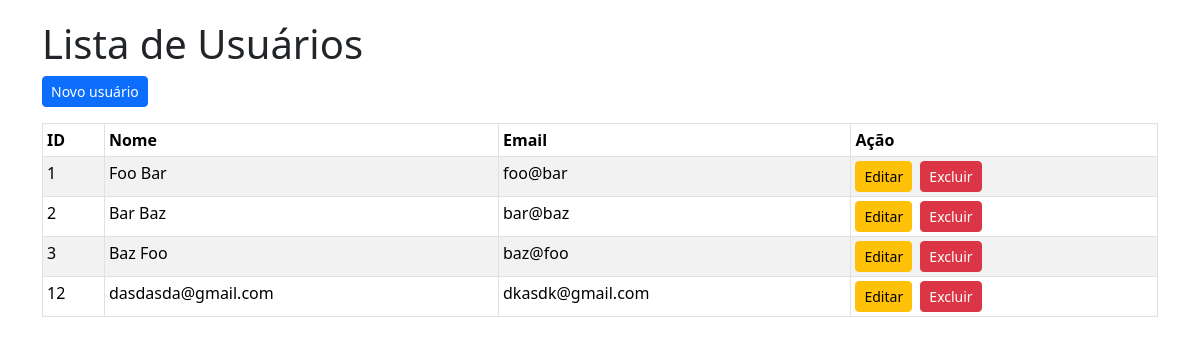
Before: / with the older database file.
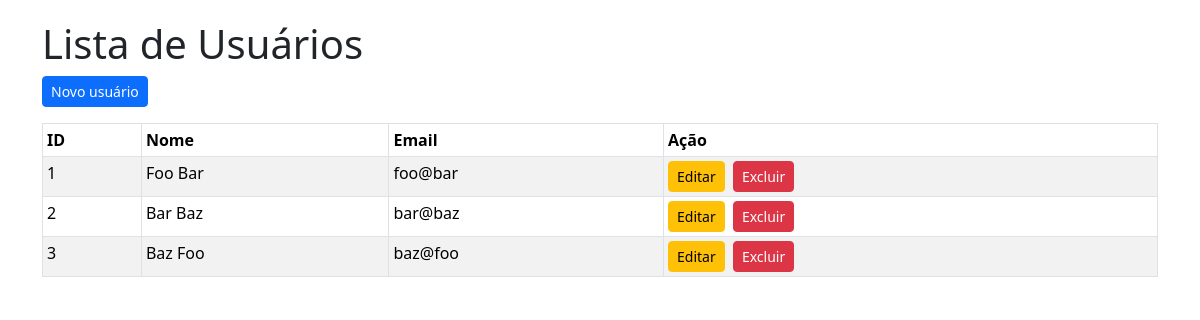
After: the same page with the newer database file.
### tables this page shows
CREATE TABLE users(
    id INTEGER PRIMARY KEY,
    name varchar(100) NOT NULL,
    email varchar(100) NOT NULL
);

### app/Controllers/UserController.php (called while the page is built, shortened)
<?php
require_once __DIR__ . '/../Models/User.php';
class UserController
{
    public function index()
    {
        $users = User::list();
        include __DIR__ . '/../Views/users/index.php';
    }
}

### connection.php (called while the page is built, shortened)
<?php
class Connection
{
    private $databaseFile;
    private $connection;
    public function __construct()
    {
        $this->databaseFile = realpath(__DIR__ . "/database/db.sqlite");
    }
    private function connect()
    {
        return $this->connection = new PDO("sqlite:{$this->databaseFile}");
    }
    public function getConnection()
    {
        return $this->connection ?: $this->connection = $this->connect();
    }
    public function query($query)
    {
        $result = $this->getConnection()->query($query);
        $result->setFetchMode(PDO::FETCH_INTO, new stdClass);
        return $result;
    }
}

### app/Models/User.php (called while the page is built, shortened)
<?php
require_once __DIR__ . '/../../connection.php';
class User
{
    public static function list()
    {
        $connection = new Connection();
        return $connection->query("SELECT * FROM users");
    }
}

### app/Views/users/index.php (the view, shortened to what this page needs)
<!DOCTYPE html>
<html lang="pt">
<head>
    <link href="https://cdn.jsdelivr.net/npm/bootstrap@5.3.3/dist/css/bootstrap.min.css" rel="stylesheet">
    <link rel="stylesheet" type="text/css" href="css/style.css">
</head>
<body>
    <div class="container">
        <h1>Lista de Usuários</h1>
        <a href="?page=user_create" class="btn btn-primary btn-sm mb-3">Novo usuário</a>
        <table class="table table-striped table-hover table-bordered table-sm">
            <thead>
                <tr>
                    <th>ID</th>
                    <th>Nome</th>
                    <th>Email</th>
                    <th>Ação</th>
                </tr>
            </thead>
            <tbody>
                <?php foreach ($users as $user): ?>
                    <tr>
                        <td><?= $user->id ?></td>
                        <td><?= $user->name ?></td>
                        <td><?= $user->email ?></td>
                        <td>
                            <a href="?page=user_edit&id=<?= $user->id ?>" class="btn btn-warning btn-sm me-1">Editar</a>
                            <a href="?page=user_delete&id=<?= $user->id ?>" class="btn btn-danger btn-sm">Excluir</a>
                        </td>
                    </tr>
                <?php endforeach; ?>
            </tbody>
        </table>
    </div>
</body>
</html>

Changed rows visible on the page:
removed users: id "12", name "dasdasda@gmail.com", email "dkasdk@gmail.com"
